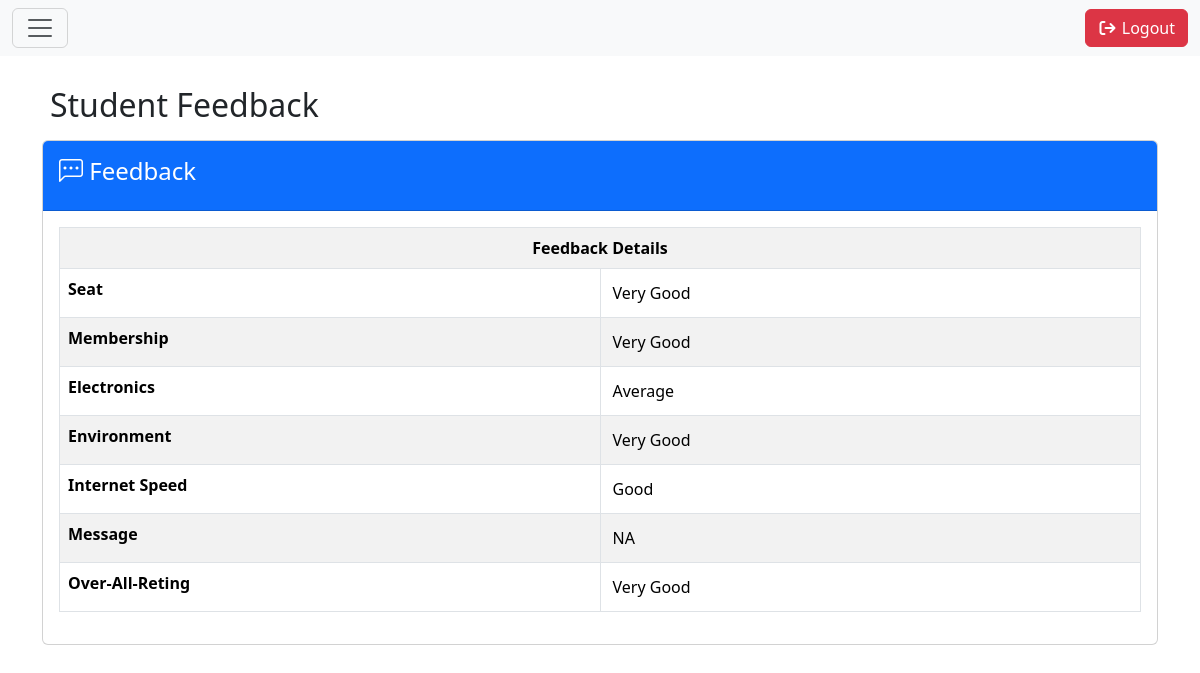
The app's page /LibraryStudyCenter/Admin/feedback.php?sid=4 (signed in) with its own data.
### tables this page shows
CREATE TABLE `feedback` (
  `id` int(11) NOT NULL,
  `student_id` int(11) DEFAULT NULL,
  `seat` varchar(50) DEFAULT NULL,
  `membership` varchar(50) DEFAULT NULL,
  `environment` varchar(50) DEFAULT NULL,
  `electronics` varchar(50) DEFAULT NULL,
  `internet` varchar(50) DEFAULT NULL,
  `rating` varchar(50) DEFAULT NULL,
  `message` text DEFAULT NULL,
  `created_at` timestamp NOT NULL DEFAULT current_timestamp()
);

### LibraryStudyCenter/Admin/feedback.php (the view, shortened to what this page needs)
<?php
require "../database.php";
$sid=(int)$_GET['sid'];
$feedback=mysqli_prepare($conn,"SELECT* FROM feedback   WHERE student_id =? ORDER BY created_at ");
mysqli_stmt_bind_param($feedback,"i",$sid);
mysqli_stmt_execute($feedback);
$result=mysqli_stmt_get_result($feedback);
$row=mysqli_fetch_assoc($result);
$seat=$row['seat'];
$membership=$row['membership'];
$enviroment=$row['environment'];
$electronics=$row['electronics'];
$internat=$row['internet'];
$message=$row['message'];
$or=$row['rating'];
?>
<div class="row">
    <div class="col-md-12">
        <h2 class="p-2 " style="margin-top:30px;"> Student Feedback</h2>
        <div class="card  mb-5 bg-secodary-subtle">
            <div class="card-header  p-3 text-white bg-primary">
                <h4><i class="bi bi-chat-left-dots"></i> Feedback </h4>
            </div>
            <div class="card-body p-3">
                <div class="table-responsive">
                    <table class="table table-seconary table-bordered table-striped table-hover">
                    <tbody>
                        <tr>
                        <th colspan="6" class="text-center">Feedback Details</th>
                        </tr>
                        <tr>
                        <th class="col-6">Seat</th>
                        <td colspan="6"><?=$seat?></td>
                        </tr>
                        <tr>
                        <th class="col-6">Membership</th>
                        <td colspan="6"><?=$membership?></td>
                        </tr>
                        <tr>
                        <th class="col-6">Electronics</th>
                        <td colspan="6"><?=$electronics?></td>
                        </tr>
                        <tr>
                        <th class="col-6">Environment</th>
                        <td colspan="6"><?=$enviroment?></td>
                        </tr>
                        <tr>
                        <th class="col-6">Internet Speed</th>
                        <td colspan="6"><?=$internat?></td>
                        </tr>
                        <tr>
                        <th class="col-6">Message</th>
                        <td colspan="6">
                            <?= !empty($message) ? $message : "NA"; ?>
                        </td>
                        </tr>
                        <tr>
                        <th class="col-6">Over-All-Reting</th>
                        <td colspan="6"><?=$or?></td>
                        </tr>
                    </tbody>
                    </table>
                </div>
            </div>
        </div>
    </div>
</div>
<?php require_once "footer.php"; ?>

### LibraryStudyCenter/Admin/style.css (style rules this page uses)
.card { cursor: pointer; }
.table { cursor: pointer; }
.table td { padding:12px; }

### records on screen
feedback: seat "Very Good", membership "Very Good", electronics "Average", environment "Very Good", internet "Good", rating "Very Good"
